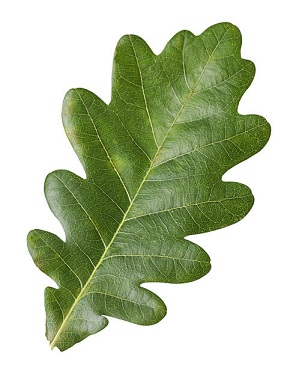
#> input picture imgs/oak_leaf.jpg, 290 x 368 px, found by its file name
$ python main.py
#> lines starting #> are read from the running program, lines starting #| are printed output that depends on the picture; after the words box and inside, x2 and y2 are one past the last pixel; in counts of white or black regions, pixels touching at a corner belong together
#> in main, img is the input picture: shape (368, 290, 3); mean B, G, R 167.6, 197.3, 186.2
import numpy as np
import cv2
from matplotlib import pyplot as plt


def convert_to_bw(filename):
    """
    Function to convert a given image to black and white based on pixel colors.  Bitonal.

    :param filename - relative file path for the iamge to be processed:
    :return img - B&W processed image:
    """
#> called with filename = '.\\imgs\\oak_leaf.jpg'

    # Read as grayscale
    img = cv2.imread(filename, 0)
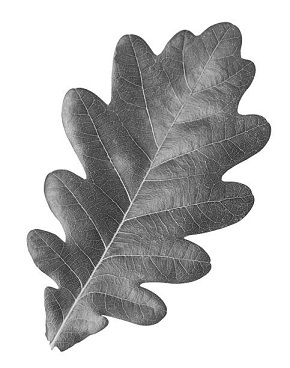
#> img: shape (368, 290); min 26, max 255, mean 190.6

    # Compute rows and columns length
    col = img.shape[1]
#> col = 290
    row = img.shape[0]
#> row = 368

    # Iterate over map
    for i in range(0, row):
        for j in range(0, col):

            # Check pixels color attributes and based on the values [x,y,z] decide to set it
            # to black or white
            pixel = img[i][j]
            # print(pixel)
            if (pixel > 230).all():
                img[i][j] = 255
            else:
                img[i][j] = 0
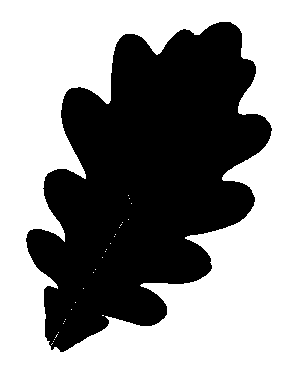
#> img: shape (368, 290); 54.8% white; 1 black region, box (x1, y1, x2, y2) and area: (26, 22, 272, 352) 48255

    return img


def apply_fft(img):
    """
    Function to compute the Discrete Fourier Transform of the image. Converting from spatial domain
    to frequency domain.

    :param img - binary image to be processed:
    :return magnitude_spectrum - spectrum of the image
            dft_shift - transform of the image:
    """

    # Apply discrete fourier transform
    # Flags: DFT_COMPLEX OUTPUT
    #        DFT_REAL_OUTPUT
    dft = cv2.dft(np.float32(img), flags=cv2.DFT_COMPLEX_OUTPUT)

    # Shift all the zero frequency components to the center of the spectrum
    # and compute the magnitude for the frequencies array
    dft_shift = np.fft.fftshift(dft)
    # print(dft_shift)

    magnitude_spectrum = 20 * np.log(cv2.magnitude(dft_shift[:, :, 0], dft_shift[:, :, 1]))
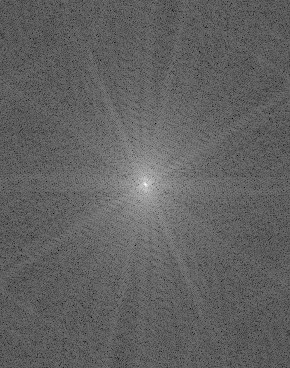
#> magnitude_spectrum: shape (368, 290) float32; min 65.7, max 330.3, mean 167.2; drawn with min black and max white
    # print(magnitude_spectrum)

    return magnitude_spectrum, dft_shift


def gen_mask(img, dft_shift):
    """
    Function to create the mask for filtering the frequencies. The mask is created the same size as
    the array of the image, having a circle of zerios in the center and the rest all ons. Applied
    on the original image the resultant image will only have the high frequencies.

    :param img - binary image to extract properties and process:
    :param dshift - Discrete Fourier Transform of the spectrum with zeros shifted to the center:
    :return fshift - spectrum with mask applied for filtering the high frequencies
            fshift_mask_mag - frequencies spectrum after applying the mask and increasing the magnitude for plotting:
    """
    # Circular HPF mask, center circle is 0, remaining all ones
    rows, cols = img.shape
#> rows = 368; cols = 290
    crow, ccol = int(rows / 2), int(cols / 2)  # center
#> crow = 184; ccol = 145

    # Create an array for masking
    mask = np.ones((rows, cols, 2), np.uint8)
    center = [crow, ccol]
#> center = [184, 145]
    r = 100

    # Open mesh-grid when indexed using ogrid, so that only one dimension
    # of each returned array is greater than 1
    x, y = np.ogrid[:rows, :cols]
#> x = 368 values from 0 to 367

    # Make around center of the mask zeros
    mask_area = (x - center[0]) ** 2 + (y - center[1]) ** 2 <= r*r
    mask[mask_area] = 0
    # print(mask)

    fshift = dft_shift * mask
    # print(fshift)

    # Compute the magnite spectrum after applying the Fourier Transform and the mask on the freqs array
    fshift_mask_mag = 12000 * np.log(cv2.magnitude(fshift[:, :, 0], fshift[:, :, 1]))
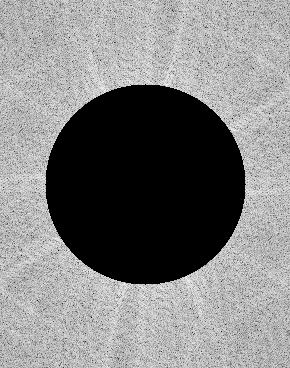
#> fshift_mask_mag: shape (368, 290) float32; 29.44% of the values are NaN or infinite; the others: min 39422.9, max 118716.1, mean 97018.2; drawn with min black, max white, NaN and infinite black

    return fshift, fshift_mask_mag


def apply_fft_inverse(fshift):
    """
    Function to apply the mask on the frequencies spectrum and the Inverse Fourier transform
    to obtain the edges of the input binary image
    :param img - image to be processed:
    :param fshift - array same size as the image with 1 & 0's to be applied on the spectrum:
    :return img_edge - binary image containing the edges using the magnitude() function:
    """

    # Apply the inverse Fourier transform shifting of the high frequencies
    # to the center of the spectrum
    f_ishift = np.fft.ifftshift(fshift)

    # Apply Inverse Discrete Fourier Transform
    img_edge = cv2.idft(f_ishift)

    # Use the magnitude function to reconstruct the image from the points arrays
    # of the leaf margins
    img_edge = cv2.magnitude(img_edge[:, :, 0], img_edge[:, :, 1])
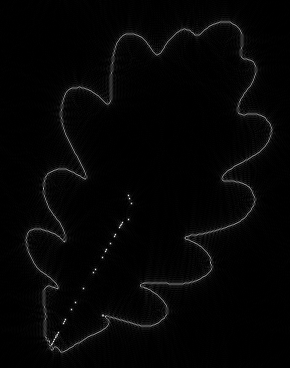
#> img_edge: shape (368, 290) float32; min 2.57, max 21032600, mean 425007; drawn with min black and max white

    return img_edge


def main():

    filename = ".\\imgs\\oak_leaf.jpg"


    img = cv2.imread(filename)
    plt.subplot(2, 3, 1), plt.imshow(img)
    plt.title('Input Image'), plt.xticks([]), plt.yticks([])


    bw_img = convert_to_bw(filename)
    plt.subplot(2, 3, 2), plt.imshow(bw_img, cmap='gray')
    plt.title('BW Input Image'), plt.xticks([]), plt.yticks([])


    spectrum, dft_shift = apply_fft(bw_img)
    plt.subplot(2, 3, 3), plt.imshow(spectrum, cmap='gray')
    plt.title('After FFT'), plt.xticks([]), plt.yticks([])


    fshift, fshift_mask_mag = gen_mask(bw_img, dft_shift)
    plt.subplot(2, 3, 4), plt.imshow(fshift_mask_mag, cmap='gray')
    plt.title('FFT + Mask'), plt.xticks([]), plt.yticks([])

    img_edge = apply_fft_inverse(fshift)
    plt.subplot(2, 3, 5), plt.imshow(img_edge, cmap='gray')
    plt.title('After FFT Inverse'), plt.xticks([]), plt.yticks([])

    plt.show()
#> figure, not shown here; B, G, R data is drawn as R, G, B


    # FILTERING


if __name__ == '__main__':
    main()

$ run again, with imgs/frunza.jpg copied over imgs/oak_leaf.jpg
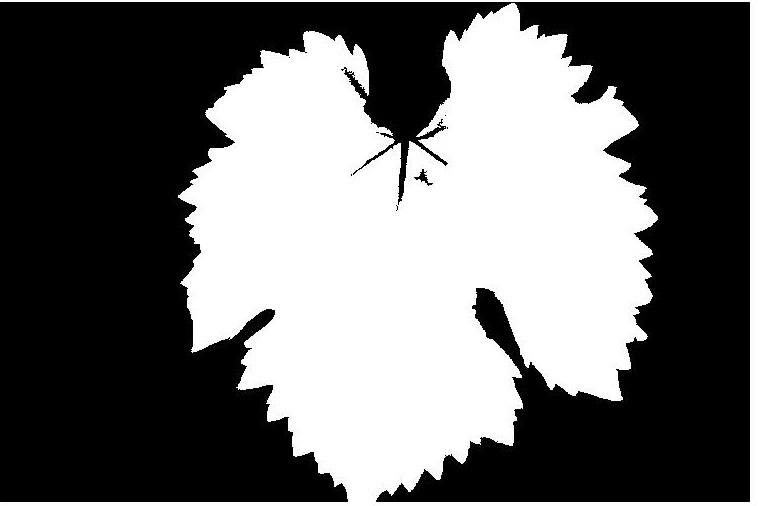
#> input picture imgs/frunza.jpg, 758 x 506 px, found by its file name
#> in main, img is the input picture: shape (506, 758, 3); min 0, max 255, mean 108.3
#> in gen_mask, `fshift_mask_mag = 12000 * np.log(cv2.magnitude(fshift[:, :, 0], fshift..`:
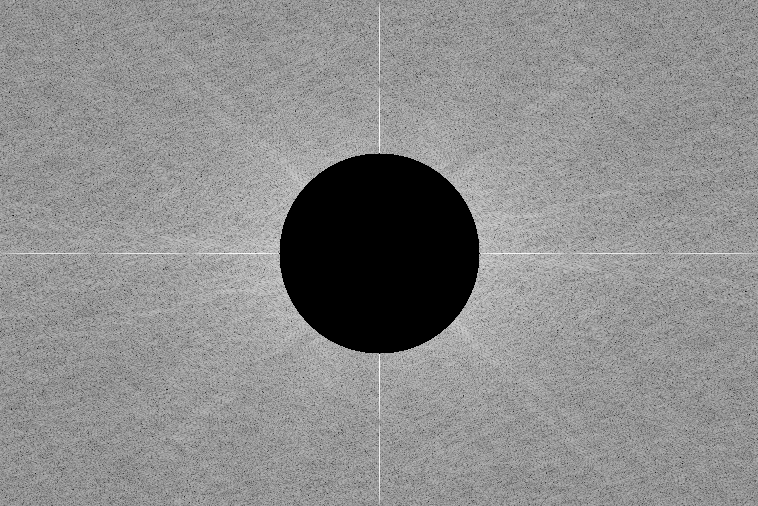
#> fshift_mask_mag: shape (506, 758) float32; 8.19% of the values are NaN or infinite; the others: min 36569.6, max 150907.4, mean 105081.3; drawn with min black, max white, NaN and infinite black
#> in apply_fft_inverse, `img_edge = cv2.magnitude(img_edge[:, :, 0], img_edge[:, :, 1])`:
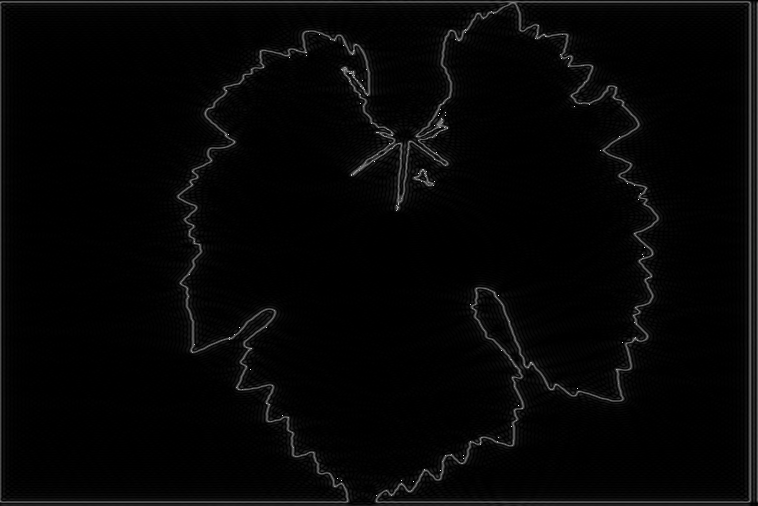
#> img_edge: shape (506, 758) float32; min 0.534, max 105188816, mean 2540733.5; drawn with min black and max white
